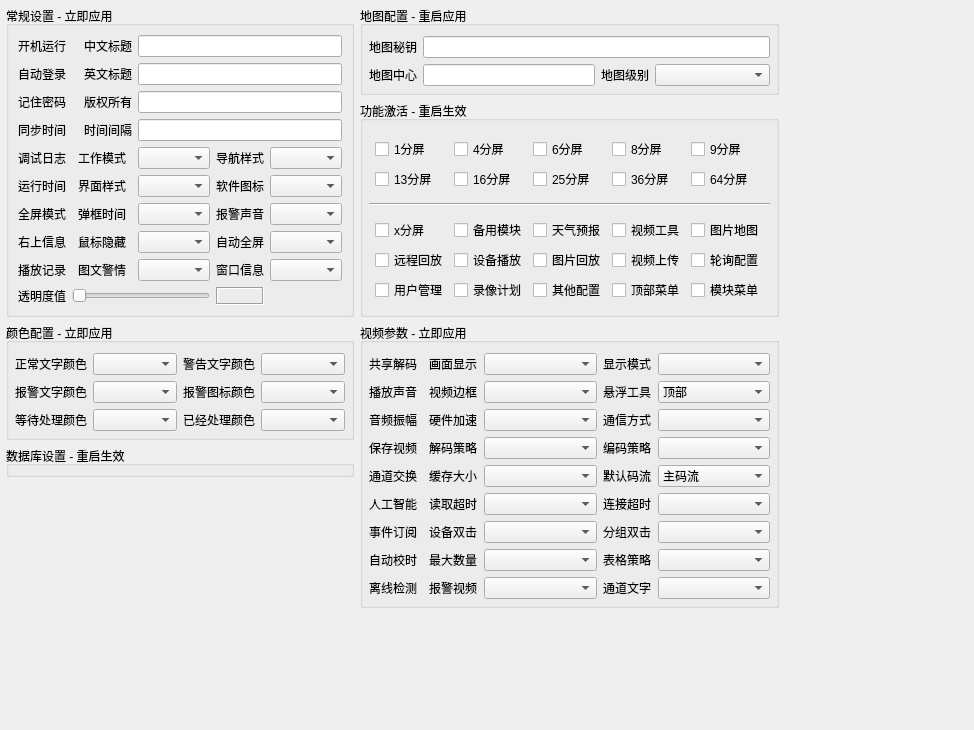
<?xml version="1.0" encoding="UTF-8"?>
<ui version="4.0">
 <class>frmConfigSystem</class>
 <widget class="QWidget" name="frmConfigSystem">
  <property name="geometry">
   <rect>
    <x>0</x>
    <y>0</y>
    <width>974</width>
    <height>730</height>
   </rect>
  </property>
  <property name="windowTitle">
   <string>Form</string>
  </property>
  <layout class="QHBoxLayout" name="horizontalLayout_2">
   <property name="leftMargin">
    <number>6</number>
   </property>
   <property name="topMargin">
    <number>6</number>
   </property>
   <property name="rightMargin">
    <number>6</number>
   </property>
   <property name="bottomMargin">
    <number>6</number>
   </property>
   <item>
    <widget class="QWidget" name="widgetLeft" native="true">
     <layout class="QVBoxLayout" name="verticalLayout_4">
      <property name="leftMargin">
       <number>0</number>
      </property>
      <property name="topMargin">
       <number>0</number>
      </property>
      <property name="rightMargin">
       <number>0</number>
      </property>
      <property name="bottomMargin">
       <number>0</number>
      </property>
      <item>
       <widget class="QGroupBox" name="gboxBase">
        <property name="title">
         <string>常规设置 - 立即应用</string>
        </property>
        <layout class="QGridLayout" name="gridLayout">
         <item row="4" column="6">
          <widget class="QComboBox" name="cboxNavStyle">
           <property name="sizePolicy">
            <sizepolicy hsizetype="Expanding" vsizetype="Fixed">
             <horstretch>0</horstretch>
             <verstretch>0</verstretch>
            </sizepolicy>
           </property>
          </widget>
         </item>
         <item row="6" column="4">
          <widget class="QComboBox" name="cboxTipInterval"/>
         </item>
         <item row="9" column="0">
          <widget class="QLabel" name="labWindowOpacity">
           <property name="text">
            <string>透明度值</string>
           </property>
          </widget>
         </item>
         <item row="3" column="3">
          <widget class="QLabel" name="labSyntimeInterval">
           <property name="text">
            <string>时间间隔</string>
           </property>
          </widget>
         </item>
         <item row="6" column="5">
          <widget class="QLabel" name="labAlarmSoundCount">
           <property name="text">
            <string>报警声音</string>
           </property>
          </widget>
         </item>
         <item row="1" column="0">
          <widget class="QLabel" name="labAutoLogin">
           <property name="text">
            <string>自动登录</string>
           </property>
          </widget>
         </item>
         <item row="8" column="1">
          <widget class="SwitchButton" name="btnSaveUrl" native="true"/>
         </item>
         <item row="4" column="5">
          <widget class="QLabel" name="labNavStyle">
           <property name="text">
            <string>导航样式</string>
           </property>
          </widget>
         </item>
         <item row="1" column="3">
          <widget class="QLabel" name="labTitleE">
           <property name="text">
            <string>英文标题</string>
           </property>
          </widget>
         </item>
         <item row="2" column="1" colspan="2">
          <widget class="SwitchButton" name="btnAutoPwd" native="true"/>
         </item>
         <item row="7" column="1">
          <widget class="SwitchButton" name="btnRightInfo" native="true"/>
         </item>
         <item row="7" column="0">
          <widget class="QLabel" name="labRightInfo">
           <property name="text">
            <string>右上信息</string>
           </property>
          </widget>
         </item>
         <item row="6" column="2" colspan="2">
          <widget class="QLabel" name="labTipInterval">
           <property name="text">
            <string>弹框时间</string>
           </property>
          </widget>
         </item>
         <item row="5" column="1">
          <widget class="SwitchButton" name="btnSaveRunTime" native="true"/>
         </item>
         <item row="8" column="2" colspan="2">
          <widget class="QLabel" name="labMsgListCount">
           <property name="text">
            <string>图文警情</string>
           </property>
          </widget>
         </item>
         <item row="8" column="4">
          <widget class="QComboBox" name="cboxMsgListCount"/>
         </item>
         <item row="4" column="4">
          <widget class="QComboBox" name="cboxWorkMode">
           <property name="sizePolicy">
            <sizepolicy hsizetype="Expanding" vsizetype="Fixed">
             <horstretch>0</horstretch>
             <verstretch>0</verstretch>
            </sizepolicy>
           </property>
          </widget>
         </item>
         <item row="4" column="0">
          <widget class="QLabel" name="labSaveLog">
           <property name="text">
            <string>调试日志</string>
           </property>
          </widget>
         </item>
         <item row="4" column="2" colspan="2">
          <widget class="QLabel" name="labWorkMode">
           <property name="text">
            <string>工作模式</string>
           </property>
          </widget>
         </item>
         <item row="0" column="3">
          <widget class="QLabel" name="labTitleC">
           <property name="text">
            <string>中文标题</string>
           </property>
          </widget>
         </item>
         <item row="1" column="4" colspan="3">
          <widget class="QLineEdit" name="txtTitleEn"/>
         </item>
         <item row="5" column="2" colspan="2">
          <widget class="QLabel" name="labStyleName">
           <property name="text">
            <string>界面样式</string>
           </property>
          </widget>
         </item>
         <item row="5" column="6">
          <widget class="QComboBox" name="cboxLogoImage"/>
         </item>
         <item row="1" column="1" colspan="2">
          <widget class="SwitchButton" name="btnAutoLogin" native="true"/>
         </item>
         <item row="7" column="6">
          <widget class="QComboBox" name="cboxTimeAutoFull"/>
         </item>
         <item row="7" column="5">
          <widget class="QLabel" name="labTimeAutoFull">
           <property name="text">
            <string>自动全屏</string>
           </property>
          </widget>
         </item>
         <item row="2" column="0">
          <widget class="QLabel" name="labAutoPwd">
           <property name="text">
            <string>记住密码</string>
           </property>
          </widget>
         </item>
         <item row="0" column="4" colspan="3">
          <widget class="QLineEdit" name="txtTitleCn"/>
         </item>
         <item row="6" column="0">
          <widget class="QLabel" name="labFullScreen">
           <property name="text">
            <string>全屏模式</string>
           </property>
          </widget>
         </item>
         <item row="3" column="4" colspan="3">
          <widget class="QLineEdit" name="txtSynTimeInterval">
           <property name="readOnly">
            <bool>false</bool>
           </property>
          </widget>
         </item>
         <item row="4" column="1">
          <widget class="SwitchButton" name="btnSaveLog" native="true"/>
         </item>
         <item row="8" column="6">
          <widget class="QComboBox" name="cboxMsgTableCount"/>
         </item>
         <item row="0" column="0">
          <widget class="QLabel" name="labAutoRun">
           <property name="text">
            <string>开机运行</string>
           </property>
          </widget>
         </item>
         <item row="2" column="3">
          <widget class="QLabel" name="labCopyright">
           <property name="text">
            <string>版权所有</string>
           </property>
          </widget>
         </item>
         <item row="8" column="0">
          <widget class="QLabel" name="labSaveUrl">
           <property name="text">
            <string>播放记录</string>
           </property>
          </widget>
         </item>
         <item row="3" column="1">
          <widget class="SwitchButton" name="btnSynTime" native="true"/>
         </item>
         <item row="6" column="6">
          <widget class="QComboBox" name="cboxAlarmSoundCount"/>
         </item>
         <item row="2" column="4" colspan="3">
          <widget class="QLineEdit" name="txtCopyright">
           <property name="readOnly">
            <bool>false</bool>
           </property>
          </widget>
         </item>
         <item row="8" column="5">
          <widget class="QLabel" name="labMsgTableCount">
           <property name="text">
            <string>窗口信息</string>
           </property>
          </widget>
         </item>
         <item row="5" column="5">
          <widget class="QLabel" name="labLogoImage">
           <property name="text">
            <string>软件图标</string>
           </property>
          </widget>
         </item>
         <item row="7" column="2" colspan="2">
          <widget class="QLabel" name="labTimeHideCursor">
           <property name="text">
            <string>鼠标隐藏</string>
           </property>
          </widget>
         </item>
         <item row="5" column="4">
          <widget class="QComboBox" name="cboxStyleName"/>
         </item>
         <item row="0" column="1" colspan="2">
          <widget class="SwitchButton" name="btnAutoRun" native="true"/>
         </item>
         <item row="3" column="0">
          <widget class="QLabel" name="labSynTime">
           <property name="text">
            <string>同步时间</string>
           </property>
          </widget>
         </item>
         <item row="5" column="0">
          <widget class="QLabel" name="labSaveRunTime">
           <property name="text">
            <string>运行时间</string>
           </property>
          </widget>
         </item>
         <item row="6" column="1">
          <widget class="SwitchButton" name="btnFullScreen" native="true"/>
         </item>
         <item row="7" column="4">
          <widget class="QComboBox" name="cboxTimeHideCursor"/>
         </item>
         <item row="9" column="1" colspan="4">
          <layout class="QHBoxLayout" name="horizontalLayout">
           <property name="spacing">
            <number>6</number>
           </property>
           <item>
            <widget class="XSlider" name="sliderWindowOpacity">
             <property name="sizePolicy">
              <sizepolicy hsizetype="Expanding" vsizetype="Ignored">
               <horstretch>0</horstretch>
               <verstretch>0</verstretch>
              </sizepolicy>
             </property>
             <property name="orientation">
              <enum>Qt::Horizontal</enum>
             </property>
            </widget>
           </item>
          </layout>
         </item>
         <item row="9" column="5">
          <widget class="QLabel" name="labWindowOpacityValue">
           <property name="minimumSize">
            <size>
             <width>35</width>
             <height>0</height>
            </size>
           </property>
           <property name="frameShape">
            <enum>QFrame::Box</enum>
           </property>
           <property name="frameShadow">
            <enum>QFrame::Sunken</enum>
           </property>
           <property name="text">
            <string/>
           </property>
           <property name="alignment">
            <set>Qt::AlignCenter</set>
           </property>
          </widget>
         </item>
        </layout>
       </widget>
      </item>
      <item>
       <widget class="QGroupBox" name="gboxColor">
        <property name="title">
         <string>颜色配置 - 立即应用</string>
        </property>
        <layout class="QGridLayout" name="gridLayout_6">
         <property name="leftMargin">
          <number>6</number>
         </property>
         <property name="topMargin">
          <number>10</number>
         </property>
         <property name="rightMargin">
          <number>6</number>
         </property>
         <property name="bottomMargin">
          <number>6</number>
         </property>
         <property name="spacing">
          <number>6</number>
         </property>
         <item row="2" column="0">
          <widget class="QLabel" name="labColorMsgWait">
           <property name="text">
            <string>等待处理颜色</string>
           </property>
          </widget>
         </item>
         <item row="1" column="1">
          <widget class="ColorComboBox" name="cboxColorTextAlarm"/>
         </item>
         <item row="2" column="3">
          <widget class="ColorComboBox" name="cboxColorMsgSolved"/>
         </item>
         <item row="1" column="3">
          <widget class="ColorComboBox" name="cboxColorIconAlarm"/>
         </item>
         <item row="2" column="2">
          <widget class="QLabel" name="labColorMsgSolved">
           <property name="text">
            <string>已经处理颜色</string>
           </property>
          </widget>
         </item>
         <item row="1" column="2">
          <widget class="QLabel" name="labColorIconAlarm">
           <property name="text">
            <string>报警图标颜色</string>
           </property>
          </widget>
         </item>
         <item row="0" column="3">
          <widget class="ColorComboBox" name="cboxColorTextWarn">
           <property name="sizePolicy">
            <sizepolicy hsizetype="Expanding" vsizetype="Fixed">
             <horstretch>0</horstretch>
             <verstretch>0</verstretch>
            </sizepolicy>
           </property>
          </widget>
         </item>
         <item row="0" column="0">
          <widget class="QLabel" name="labColorTextNormal">
           <property name="text">
            <string>正常文字颜色</string>
           </property>
          </widget>
         </item>
         <item row="0" column="2">
          <widget class="QLabel" name="labColorTextWarn">
           <property name="text">
            <string>警告文字颜色</string>
           </property>
          </widget>
         </item>
         <item row="1" column="0">
          <widget class="QLabel" name="labColorTextAlarm">
           <property name="text">
            <string>报警文字颜色</string>
           </property>
          </widget>
         </item>
         <item row="2" column="1">
          <widget class="ColorComboBox" name="cboxColorMsgWait"/>
         </item>
         <item row="0" column="1">
          <widget class="ColorComboBox" name="cboxColorTextNormal">
           <property name="sizePolicy">
            <sizepolicy hsizetype="Expanding" vsizetype="Fixed">
             <horstretch>0</horstretch>
             <verstretch>0</verstretch>
            </sizepolicy>
           </property>
          </widget>
         </item>
        </layout>
       </widget>
      </item>
      <item>
       <widget class="QGroupBox" name="gboxDb">
        <property name="sizePolicy">
         <sizepolicy hsizetype="Preferred" vsizetype="Fixed">
          <horstretch>0</horstretch>
          <verstretch>0</verstretch>
         </sizepolicy>
        </property>
        <property name="title">
         <string>数据库设置 - 重启生效</string>
        </property>
        <layout class="QVBoxLayout" name="verticalLayout_3">
         <property name="spacing">
          <number>6</number>
         </property>
         <property name="leftMargin">
          <number>0</number>
         </property>
         <property name="topMargin">
          <number>0</number>
         </property>
         <property name="rightMargin">
          <number>0</number>
         </property>
         <property name="bottomMargin">
          <number>0</number>
         </property>
         <item>
          <widget class="frmConfigDb" name="widgetConfigDb" native="true"/>
         </item>
        </layout>
       </widget>
      </item>
      <item>
       <spacer name="verticalSpacer">
        <property name="orientation">
         <enum>Qt::Vertical</enum>
        </property>
        <property name="sizeHint" stdset="0">
         <size>
          <width>20</width>
          <height>40</height>
         </size>
        </property>
       </spacer>
      </item>
     </layout>
    </widget>
   </item>
   <item>
    <widget class="QWidget" name="widgetRight" native="true">
     <layout class="QVBoxLayout" name="verticalLayout">
      <property name="leftMargin">
       <number>0</number>
      </property>
      <property name="topMargin">
       <number>0</number>
      </property>
      <property name="rightMargin">
       <number>0</number>
      </property>
      <property name="bottomMargin">
       <number>0</number>
      </property>
      <item>
       <widget class="QGroupBox" name="gboxMap">
        <property name="title">
         <string>地图配置 - 重启应用</string>
        </property>
        <layout class="QGridLayout" name="gridLayout_8">
         <property name="leftMargin">
          <number>6</number>
         </property>
         <property name="topMargin">
          <number>10</number>
         </property>
         <property name="rightMargin">
          <number>6</number>
         </property>
         <property name="bottomMargin">
          <number>6</number>
         </property>
         <property name="spacing">
          <number>6</number>
         </property>
         <item row="0" column="0">
          <widget class="QLabel" name="labMapVersionKey">
           <property name="text">
            <string>地图秘钥</string>
           </property>
          </widget>
         </item>
         <item row="0" column="1" colspan="3">
          <widget class="QLineEdit" name="txtMapVersionKey"/>
         </item>
         <item row="1" column="0">
          <widget class="QLabel" name="labMapCenter">
           <property name="text">
            <string>地图中心</string>
           </property>
          </widget>
         </item>
         <item row="1" column="1">
          <widget class="QLineEdit" name="txtMapCenter">
           <property name="sizePolicy">
            <sizepolicy hsizetype="Expanding" vsizetype="Fixed">
             <horstretch>3</horstretch>
             <verstretch>0</verstretch>
            </sizepolicy>
           </property>
          </widget>
         </item>
         <item row="1" column="2">
          <widget class="QLabel" name="label_5">
           <property name="text">
            <string>地图级别</string>
           </property>
          </widget>
         </item>
         <item row="1" column="3">
          <widget class="QComboBox" name="cboxMapZoom">
           <property name="sizePolicy">
            <sizepolicy hsizetype="Expanding" vsizetype="Fixed">
             <horstretch>2</horstretch>
             <verstretch>0</verstretch>
            </sizepolicy>
           </property>
          </widget>
         </item>
        </layout>
       </widget>
      </item>
      <item>
       <widget class="QGroupBox" name="gboxEnable">
        <property name="title">
         <string>功能激活 - 重启生效</string>
        </property>
        <layout class="QVBoxLayout" name="verticalLayout_2">
         <property name="spacing">
          <number>6</number>
         </property>
         <property name="leftMargin">
          <number>6</number>
         </property>
         <property name="topMargin">
          <number>10</number>
         </property>
         <property name="rightMargin">
          <number>6</number>
         </property>
         <property name="bottomMargin">
          <number>6</number>
         </property>
         <item>
          <widget class="QWidget" name="widgetEnable1" native="true">
           <layout class="QGridLayout" name="gridLayout1">
            <property name="leftMargin">
             <number>6</number>
            </property>
            <property name="topMargin">
             <number>6</number>
            </property>
            <property name="rightMargin">
             <number>6</number>
            </property>
            <property name="bottomMargin">
             <number>6</number>
            </property>
            <property name="spacing">
             <number>6</number>
            </property>
            <item row="0" column="4">
             <widget class="QCheckBox" name="ckEnableChannel9">
              <property name="text">
               <string>9分屏</string>
              </property>
             </widget>
            </item>
            <item row="0" column="3">
             <widget class="QCheckBox" name="ckEnableChannel8">
              <property name="text">
               <string>8分屏</string>
              </property>
             </widget>
            </item>
            <item row="1" column="2">
             <widget class="QCheckBox" name="ckEnableChannel25">
              <property name="text">
               <string>25分屏</string>
              </property>
             </widget>
            </item>
            <item row="0" column="0">
             <widget class="QCheckBox" name="ckEnableChannel1">
              <property name="text">
               <string>1分屏</string>
              </property>
             </widget>
            </item>
            <item row="0" column="1">
             <widget class="QCheckBox" name="ckEnableChannel4">
              <property name="text">
               <string>4分屏</string>
              </property>
             </widget>
            </item>
            <item row="1" column="0">
             <widget class="QCheckBox" name="ckEnableChannel13">
              <property name="text">
               <string>13分屏</string>
              </property>
             </widget>
            </item>
            <item row="1" column="4">
             <widget class="QCheckBox" name="ckEnableChannel64">
              <property name="text">
               <string>64分屏</string>
              </property>
             </widget>
            </item>
            <item row="0" column="2">
             <widget class="QCheckBox" name="ckEnableChannel6">
              <property name="text">
               <string>6分屏</string>
              </property>
             </widget>
            </item>
            <item row="1" column="1">
             <widget class="QCheckBox" name="ckEnableChannel16">
              <property name="text">
               <string>16分屏</string>
              </property>
             </widget>
            </item>
            <item row="1" column="3">
             <widget class="QCheckBox" name="ckEnableChannel36">
              <property name="text">
               <string>36分屏</string>
              </property>
             </widget>
            </item>
           </layout>
          </widget>
         </item>
         <item>
          <widget class="Line" name="line">
           <property name="orientation">
            <enum>Qt::Horizontal</enum>
           </property>
          </widget>
         </item>
         <item>
          <widget class="QWidget" name="widgetEnable2" native="true">
           <layout class="QGridLayout" name="gridLayout2">
            <property name="leftMargin">
             <number>6</number>
            </property>
            <property name="topMargin">
             <number>6</number>
            </property>
            <property name="rightMargin">
             <number>6</number>
            </property>
            <property name="bottomMargin">
             <number>6</number>
            </property>
            <property name="spacing">
             <number>6</number>
            </property>
            <item row="2" column="4">
             <widget class="QCheckBox" name="ckEnableModelMenu">
              <property name="text">
               <string>模块菜单</string>
              </property>
             </widget>
            </item>
            <item row="2" column="3">
             <widget class="QCheckBox" name="ckEnableTitleMenu">
              <property name="text">
               <string>顶部菜单</string>
              </property>
             </widget>
            </item>
            <item row="2" column="2">
             <widget class="QCheckBox" name="ckEnableConfigOther">
              <property name="text">
               <string>其他配置</string>
              </property>
             </widget>
            </item>
            <item row="2" column="1">
             <widget class="QCheckBox" name="ckEnableConfigRecord">
              <property name="text">
               <string>录像计划</string>
              </property>
             </widget>
            </item>
            <item row="2" column="0">
             <widget class="QCheckBox" name="ckEnableConfigUser">
              <property name="text">
               <string>用户管理</string>
              </property>
             </widget>
            </item>
            <item row="1" column="4">
             <widget class="QCheckBox" name="ckEnableConfigPoll">
              <property name="text">
               <string>轮询配置</string>
              </property>
             </widget>
            </item>
            <item row="1" column="3">
             <widget class="QCheckBox" name="ckEnableVideoUpload">
              <property name="text">
               <string>视频上传</string>
              </property>
             </widget>
            </item>
            <item row="1" column="2">
             <widget class="QCheckBox" name="ckEnableVideoPlayImage">
              <property name="text">
               <string>图片回放</string>
              </property>
             </widget>
            </item>
            <item row="1" column="1">
             <widget class="QCheckBox" name="ckEnableVideoPlayNvr">
              <property name="text">
               <string>设备播放</string>
              </property>
             </widget>
            </item>
            <item row="1" column="0">
             <widget class="QCheckBox" name="ckEnableVideoPlayWeb">
              <property name="text">
               <string>远程回放</string>
              </property>
             </widget>
            </item>
            <item row="0" column="4">
             <widget class="QCheckBox" name="ckEnableMapImage">
              <property name="text">
               <string>图片地图</string>
              </property>
             </widget>
            </item>
            <item row="0" column="3">
             <widget class="QCheckBox" name="ckEnableVideoPanelTool">
              <property name="text">
               <string>视频工具</string>
              </property>
             </widget>
            </item>
            <item row="0" column="2">
             <widget class="QCheckBox" name="ckEnableWeather">
              <property name="text">
               <string>天气预报</string>
              </property>
             </widget>
            </item>
            <item row="0" column="1">
             <widget class="QCheckBox" name="ckEnableMain1">
              <property name="text">
               <string>备用模块</string>
              </property>
             </widget>
            </item>
            <item row="0" column="0">
             <widget class="QCheckBox" name="ckEnableChannelx">
              <property name="text">
               <string>x分屏</string>
              </property>
             </widget>
            </item>
           </layout>
          </widget>
         </item>
        </layout>
       </widget>
      </item>
      <item>
       <widget class="QGroupBox" name="groupBox">
        <property name="title">
         <string>视频参数 - 立即应用</string>
        </property>
        <layout class="QGridLayout" name="gridLayout_2">
         <property name="leftMargin">
          <number>6</number>
         </property>
         <property name="topMargin">
          <number>10</number>
         </property>
         <property name="rightMargin">
          <number>6</number>
         </property>
         <property name="bottomMargin">
          <number>6</number>
         </property>
         <property name="spacing">
          <number>6</number>
         </property>
         <item row="2" column="3">
          <widget class="QComboBox" name="cboxHardware"/>
         </item>
         <item row="4" column="3">
          <widget class="QComboBox" name="cboxCaching"/>
         </item>
         <item row="4" column="1">
          <widget class="SwitchButton" name="btnVideoDrag" native="true"/>
         </item>
         <item row="1" column="0">
          <widget class="QLabel" name="labPlayAudio">
           <property name="text">
            <string>播放声音</string>
           </property>
          </widget>
         </item>
         <item row="8" column="2">
          <widget class="QLabel" name="labAlarmSaveTime">
           <property name="text">
            <string>报警视频</string>
           </property>
          </widget>
         </item>
         <item row="7" column="4">
          <widget class="QLabel" name="labTableDataPolicy">
           <property name="text">
            <string>表格策略</string>
           </property>
          </widget>
         </item>
         <item row="3" column="5">
          <widget class="QComboBox" name="cboxEncodeType"/>
         </item>
         <item row="3" column="3">
          <widget class="QComboBox" name="cboxDecodeType"/>
         </item>
         <item row="5" column="4">
          <widget class="QLabel" name="labConnectTimeout">
           <property name="text">
            <string>连接超时</string>
           </property>
          </widget>
         </item>
         <item row="2" column="5">
          <widget class="QComboBox" name="cboxTransport"/>
         </item>
         <item row="4" column="2">
          <widget class="QLabel" name="labCaching">
           <property name="text">
            <string>缓存大小</string>
           </property>
          </widget>
         </item>
         <item row="0" column="2">
          <widget class="QLabel" name="labScaleMode">
           <property name="text">
            <string>画面显示</string>
           </property>
          </widget>
         </item>
         <item row="1" column="5">
          <widget class="QComboBox" name="cboxBannerPosition">
           <item>
            <property name="text">
             <string>顶部</string>
            </property>
           </item>
           <item>
            <property name="text">
             <string>底部</string>
            </property>
           </item>
           <item>
            <property name="text">
             <string>左侧</string>
            </property>
           </item>
           <item>
            <property name="text">
             <string>右侧</string>
            </property>
           </item>
          </widget>
         </item>
         <item row="1" column="4">
          <widget class="QLabel" name="labBannerPosition">
           <property name="text">
            <string>悬浮工具</string>
           </property>
          </widget>
         </item>
         <item row="7" column="3">
          <widget class="QComboBox" name="cboxOpenMaxCount"/>
         </item>
         <item row="6" column="3">
          <widget class="QComboBox" name="cboxOpenIpcPolicy"/>
         </item>
         <item row="8" column="0">
          <widget class="QLabel" name="labCheckOffline">
           <property name="text">
            <string>离线检测</string>
           </property>
          </widget>
         </item>
         <item row="7" column="2">
          <widget class="QLabel" name="labOpenMaxCount">
           <property name="text">
            <string>最大数量</string>
           </property>
          </widget>
         </item>
         <item row="7" column="1">
          <widget class="SwitchButton" name="btnOnvifNtp" native="true"/>
         </item>
         <item row="5" column="0">
          <widget class="QLabel" name="labVideoSmart">
           <property name="text">
            <string>人工智能</string>
           </property>
          </widget>
         </item>
         <item row="3" column="4">
          <widget class="QLabel" name="labEncodeType">
           <property name="text">
            <string>编码策略</string>
           </property>
          </widget>
         </item>
         <item row="8" column="5">
          <widget class="QComboBox" name="cboxChannelBgText"/>
         </item>
         <item row="3" column="0">
          <widget class="QLabel" name="labSaveVideo">
           <property name="text">
            <string>保存视频</string>
           </property>
          </widget>
         </item>
         <item row="0" column="4">
          <widget class="QLabel" name="labVideoMode">
           <property name="text">
            <string>显示模式</string>
           </property>
          </widget>
         </item>
         <item row="5" column="2">
          <widget class="QLabel" name="labReadTimeout">
           <property name="text">
            <string>读取超时</string>
           </property>
          </widget>
         </item>
         <item row="3" column="1">
          <widget class="SwitchButton" name="btnSaveVideo" native="true"/>
         </item>
         <item row="7" column="5">
          <widget class="QComboBox" name="cboxTableDataPolicy"/>
         </item>
         <item row="2" column="1">
          <widget class="SwitchButton" name="btnAudioLevel" native="true"/>
         </item>
         <item row="6" column="1">
          <widget class="SwitchButton" name="btnOnvifEvent" native="true"/>
         </item>
         <item row="0" column="0">
          <widget class="QLabel" name="labSharedData">
           <property name="text">
            <string>共享解码</string>
           </property>
          </widget>
         </item>
         <item row="7" column="0">
          <widget class="QLabel" name="labOnvifNtp">
           <property name="text">
            <string>自动校时</string>
           </property>
          </widget>
         </item>
         <item row="5" column="1">
          <widget class="SwitchButton" name="btnVideoSmart" native="true"/>
         </item>
         <item row="6" column="2">
          <widget class="QLabel" name="labOpenIpcPolicy">
           <property name="text">
            <string>设备双击</string>
           </property>
          </widget>
         </item>
         <item row="0" column="5">
          <widget class="QComboBox" name="cboxVideoMode">
           <property name="sizePolicy">
            <sizepolicy hsizetype="Expanding" vsizetype="Fixed">
             <horstretch>0</horstretch>
             <verstretch>0</verstretch>
            </sizepolicy>
           </property>
          </widget>
         </item>
         <item row="6" column="4">
          <widget class="QLabel" name="labOpenNvrPolicy">
           <property name="text">
            <string>分组双击</string>
           </property>
          </widget>
         </item>
         <item row="2" column="4">
          <widget class="QLabel" name="labTransport">
           <property name="text">
            <string>通信方式</string>
           </property>
          </widget>
         </item>
         <item row="1" column="2">
          <widget class="QLabel" name="labBorderWidth">
           <property name="text">
            <string>视频边框</string>
           </property>
          </widget>
         </item>
         <item row="4" column="4">
          <widget class="QLabel" name="labRtspType">
           <property name="text">
            <string>默认码流</string>
           </property>
          </widget>
         </item>
         <item row="8" column="3">
          <widget class="QComboBox" name="cboxAlarmSaveTime"/>
         </item>
         <item row="4" column="5">
          <widget class="QComboBox" name="cboxRtspType">
           <item>
            <property name="text">
             <string>主码流</string>
            </property>
           </item>
           <item>
            <property name="text">
             <string>子码流</string>
            </property>
           </item>
          </widget>
         </item>
         <item row="6" column="5">
          <widget class="QComboBox" name="cboxOpenNvrPolicy"/>
         </item>
         <item row="0" column="3">
          <widget class="QComboBox" name="cboxScaleMode">
           <property name="sizePolicy">
            <sizepolicy hsizetype="Expanding" vsizetype="Fixed">
             <horstretch>0</horstretch>
             <verstretch>0</verstretch>
            </sizepolicy>
           </property>
          </widget>
         </item>
         <item row="1" column="3">
          <widget class="QComboBox" name="cboxBorderWidth"/>
         </item>
         <item row="5" column="3">
          <widget class="QComboBox" name="cboxReadTimeout"/>
         </item>
         <item row="8" column="1">
          <widget class="SwitchButton" name="btnCheckOffline" native="true"/>
         </item>
         <item row="4" column="0">
          <widget class="QLabel" name="labVideoDrag">
           <property name="text">
            <string>通道交换</string>
           </property>
          </widget>
         </item>
         <item row="1" column="1">
          <widget class="SwitchButton" name="btnPlayAudio" native="true"/>
         </item>
         <item row="5" column="5">
          <widget class="QComboBox" name="cboxConnectTimeout"/>
         </item>
         <item row="2" column="0">
          <widget class="QLabel" name="labAudioLevel">
           <property name="text">
            <string>音频振幅</string>
           </property>
          </widget>
         </item>
         <item row="2" column="2">
          <widget class="QLabel" name="labHardware">
           <property name="text">
            <string>硬件加速</string>
           </property>
          </widget>
         </item>
         <item row="6" column="0">
          <widget class="QLabel" name="labOnvifEvent">
           <property name="text">
            <string>事件订阅</string>
           </property>
          </widget>
         </item>
         <item row="3" column="2">
          <widget class="QLabel" name="labDecodeType">
           <property name="text">
            <string>解码策略</string>
           </property>
          </widget>
         </item>
         <item row="0" column="1">
          <widget class="SwitchButton" name="btnSharedData" native="true"/>
         </item>
         <item row="8" column="4">
          <widget class="QLabel" name="labChannelBgText">
           <property name="text">
            <string>通道文字</string>
           </property>
          </widget>
         </item>
        </layout>
       </widget>
      </item>
      <item>
       <spacer name="verticalSpacer2">
        <property name="orientation">
         <enum>Qt::Vertical</enum>
        </property>
        <property name="sizeHint" stdset="0">
         <size>
          <width>20</width>
          <height>40</height>
         </size>
        </property>
       </spacer>
      </item>
     </layout>
    </widget>
   </item>
   <item>
    <spacer name="horizontalSpacer">
     <property name="orientation">
      <enum>Qt::Horizontal</enum>
     </property>
     <property name="sizeHint" stdset="0">
      <size>
       <width>40</width>
       <height>20</height>
      </size>
     </property>
    </spacer>
   </item>
  </layout>
 </widget>
 <customwidgets>
  <customwidget>
   <class>XSlider</class>
   <extends>QSlider</extends>
   <header>xslider.h</header>
  </customwidget>
  <customwidget>
   <class>ColorComboBox</class>
   <extends>QComboBox</extends>
   <header location="global">colorcombobox.h</header>
  </customwidget>
  <customwidget>
   <class>SwitchButton</class>
   <extends>QWidget</extends>
   <header>switchbutton.h</header>
   <container>1</container>
  </customwidget>
  <customwidget>
   <class>frmConfigDb</class>
   <extends>QWidget</extends>
   <header>frmconfigdb.h</header>
   <container>1</container>
  </customwidget>
 </customwidgets>
 <tabstops>
  <tabstop>txtTitleCn</tabstop>
  <tabstop>txtTitleEn</tabstop>
  <tabstop>txtCopyright</tabstop>
  <tabstop>cboxWorkMode</tabstop>
  <tabstop>cboxNavStyle</tabstop>
  <tabstop>cboxStyleName</tabstop>
  <tabstop>cboxLogoImage</tabstop>
  <tabstop>cboxTipInterval</tabstop>
  <tabstop>cboxAlarmSoundCount</tabstop>
  <tabstop>cboxTimeHideCursor</tabstop>
  <tabstop>cboxTimeAutoFull</tabstop>
  <tabstop>cboxMsgListCount</tabstop>
  <tabstop>cboxMsgTableCount</tabstop>
  <tabstop>cboxScaleMode</tabstop>
  <tabstop>cboxVideoMode</tabstop>
  <tabstop>cboxBorderWidth</tabstop>
  <tabstop>cboxBannerPosition</tabstop>
  <tabstop>cboxDecodeType</tabstop>
  <tabstop>cboxReadTimeout</tabstop>
  <tabstop>cboxConnectTimeout</tabstop>
  <tabstop>txtMapVersionKey</tabstop>
  <tabstop>txtMapCenter</tabstop>
  <tabstop>cboxMapZoom</tabstop>
  <tabstop>ckEnableChannel1</tabstop>
  <tabstop>ckEnableChannel4</tabstop>
  <tabstop>ckEnableChannel6</tabstop>
  <tabstop>ckEnableChannel8</tabstop>
  <tabstop>ckEnableChannel9</tabstop>
  <tabstop>ckEnableChannel13</tabstop>
  <tabstop>ckEnableChannel16</tabstop>
  <tabstop>ckEnableChannel25</tabstop>
  <tabstop>ckEnableChannel36</tabstop>
  <tabstop>ckEnableChannel64</tabstop>
  <tabstop>cboxColorTextNormal</tabstop>
  <tabstop>cboxColorTextWarn</tabstop>
  <tabstop>cboxColorTextAlarm</tabstop>
  <tabstop>cboxColorIconAlarm</tabstop>
  <tabstop>cboxColorMsgWait</tabstop>
  <tabstop>cboxColorMsgSolved</tabstop>
 </tabstops>
 <resources/>
 <connections/>
</ui>
